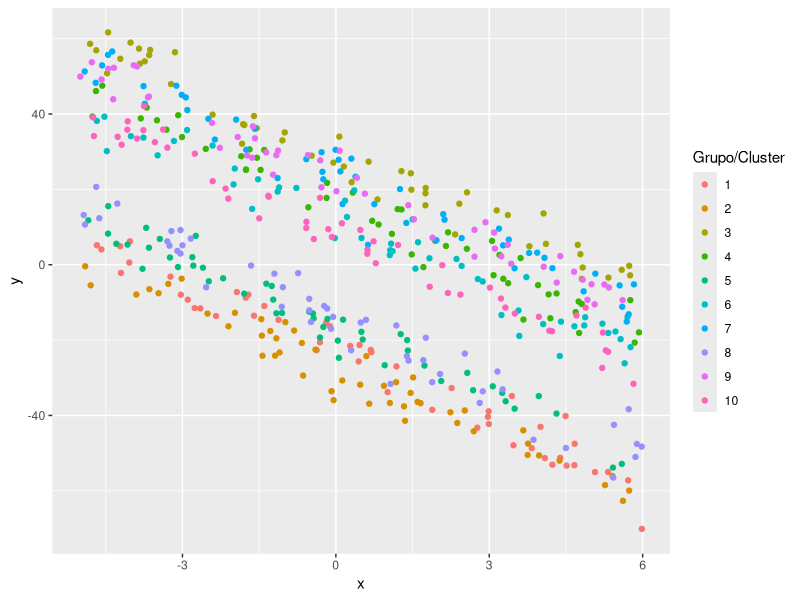

Reproduce this figure in R. (Note: this script raises an error after producing the figure.)
## ---- chunk 1
ni <- 50
G <- 10
nobs <- ni * G
grupo <- factor(rep(x=1:G, each=ni))
obs <- rep(x=1:ni, times=G)
set.seed(1234567)
x <- runif(n=nobs, min=-5, max=6)
b0 <- rnorm(n=G, mean=0, sd=sqrt(625)) # Intercepto aleatorio
b0 <- rep(x=b0, each=ni)  # El mismo intercepto aleatorio pero repetido
media <- 4 - 6 * x + b0
set.seed(123456)
y <- rnorm(n=nobs, mean=media, sd=sqrt(16))
datos <- data.frame(grupo, obs, b0, x, media, y)
## ---- chunk 2
library(ggplot2)
ggplot(datos, aes(x, y, color=grupo) ) + 
  geom_point() + 
  labs(colour="Grupo/Cluster")
## ---- chunk 3
library(nlme)
fit <- lme(y ~ x, random = ~ 1 | grupo, data=datos)
## ---- chunk 4
knitr::include_graphics("images/summary_fit_lme.png")
